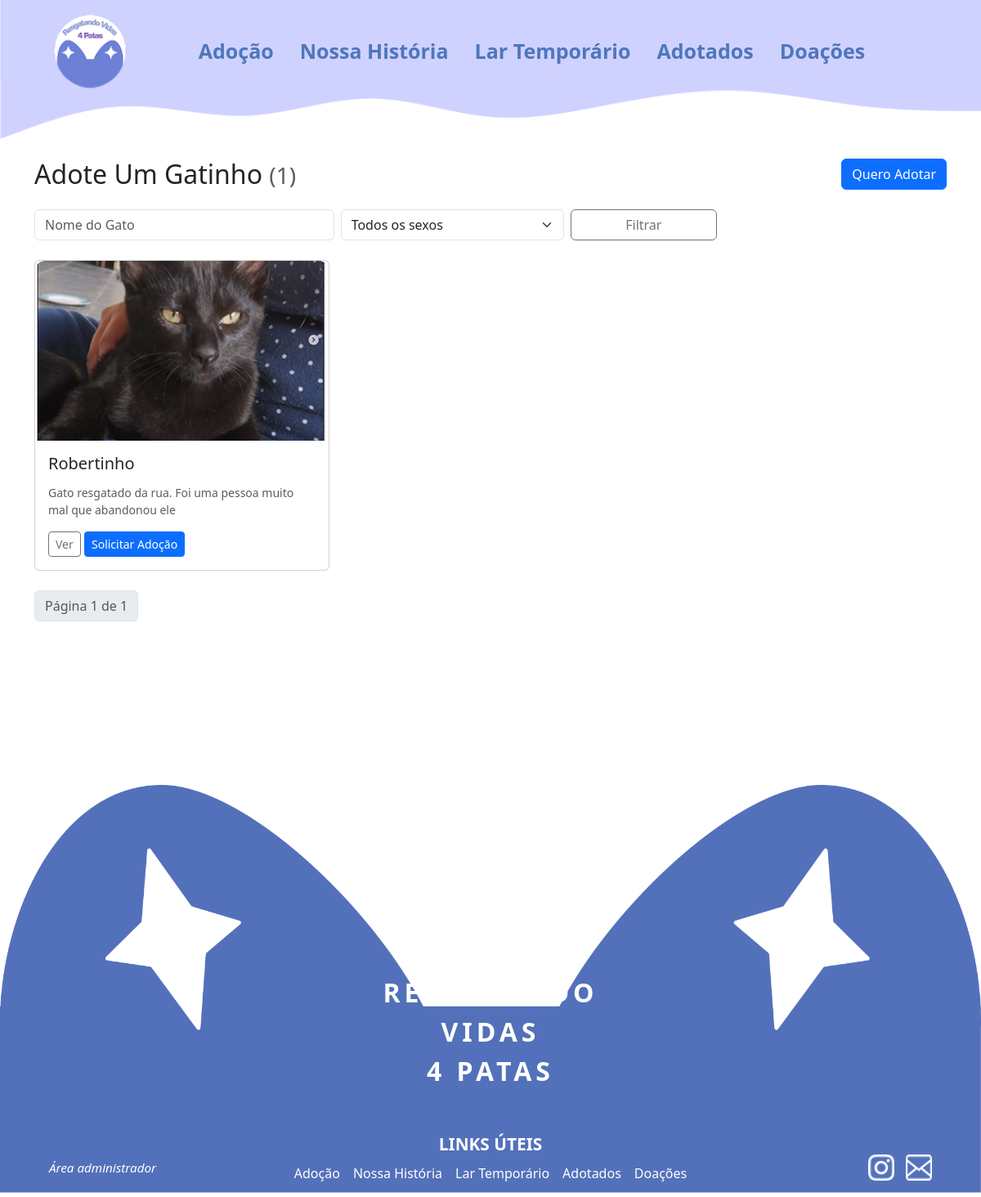
The page /adocoes/ on the database as committed earlier.
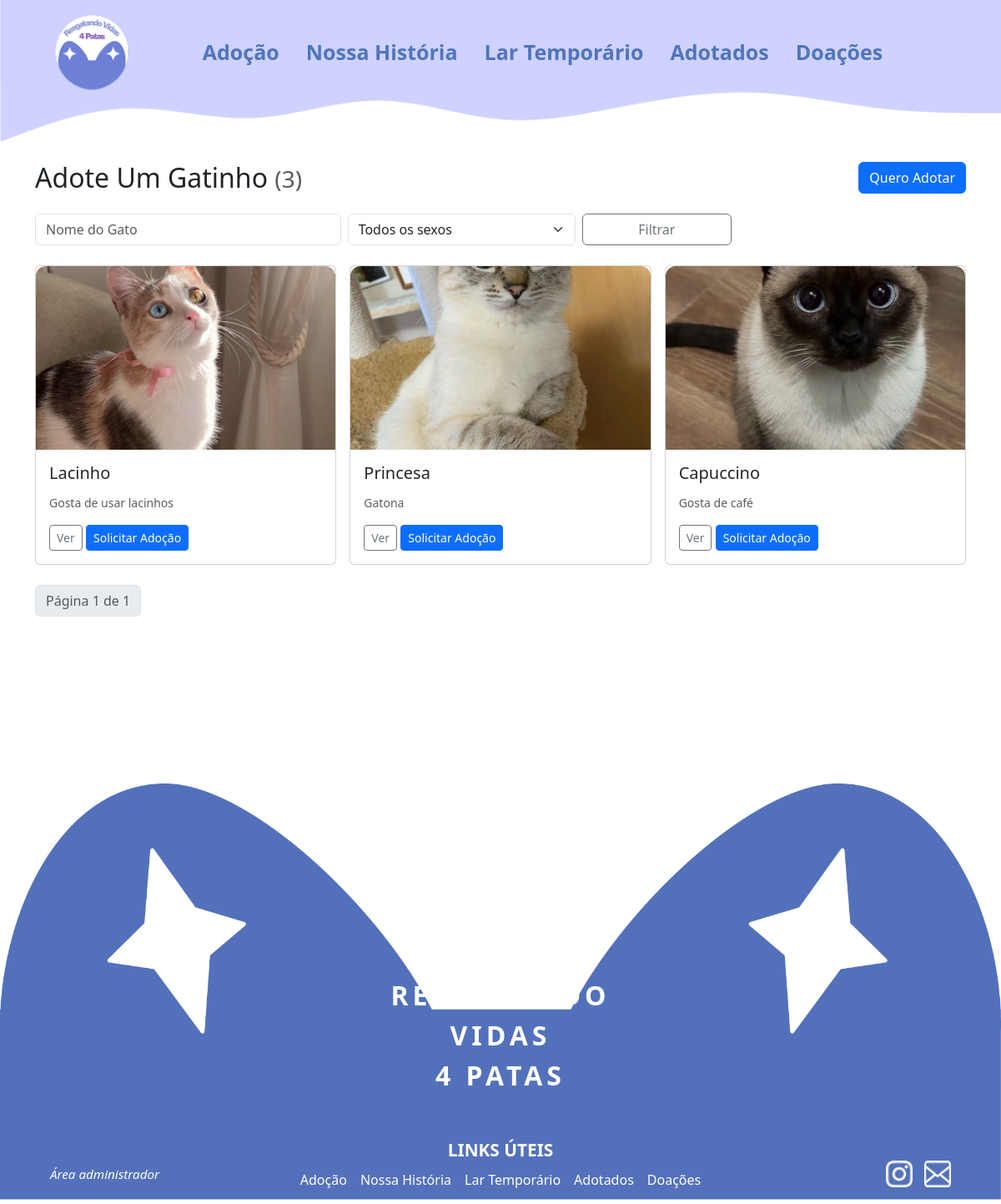
The same page on the database as committed later.
### gatos/models.py (models this page shows, shortened)
class Gato(models.Model):
    SEXO_CHOICES = [
        ("M", "Macho"),
        ("F", "Fêmea"),
    ]
    nome = models.CharField(max_length=100, verbose_name="Nome do gato")
    sexo = models.CharField(max_length=1, choices=SEXO_CHOICES, verbose_name="Sexo", blank=False, null=False)
    idade = models.CharField(max_length=10, verbose_name="Idade")
    descricao = models.TextField(max_length=10000, verbose_name="Sobre o gato")
    imagem = models.ImageField(upload_to="gatos/", verbose_name="Foto do gato")
    lar_temporario = models.BooleanField(default=False, verbose_name="Precisa de lar temporário")
    cuidado = models.ForeignKey(Cuidado, on_delete=models.CASCADE, verbose_name="Cuidados")
    temperamento = models.ForeignKey(Temperamento, on_delete=models.CASCADE, verbose_name="Temperamento")
    sociavel = models.ForeignKey(Sociavel, on_delete=models.CASCADE, verbose_name="Socialização")
    moradia = models.ForeignKey(Moradia, on_delete=models.CASCADE, verbose_name="Moradia adequada")
    adotado = models.BooleanField(default=False, verbose_name="Adotado")
    created_at = models.DateTimeField(auto_now_add=True, verbose_name="Criado em")
    updated_at = models.DateTimeField(auto_now=True, verbose_name="Atualizado em")
    class Meta:
        verbose_name = "Gato"
        verbose_name_plural = "Gatos"
        db_table = "gatos"
        ordering = ["-created_at"]

### adocoes/views.py (the view)
# urls.py: path('', views.GatoListView.as_view(), name='lista'),
class GatoListView(ListView):
    model = Gato
    template_name = 'adocoes/adocao_list.html'
    context_object_name = 'gatos'
    paginate_by = 12
    def get_queryset(self):
        try:
            qs = Gato.objects.filter(adotados__isnull=True)
            try:
                qs = qs.order_by('-created_at')
            except FieldError:
                qs = qs.order_by('-id')
            q = self.request.GET.get('q')
            sexo_filter = self.request.GET.get('sexo')
            if q:
                qs = qs.filter(nome__icontains=q)
            if sexo_filter == 'fêmea':
                qs = qs.filter(sexo__lte=1)
            elif sexo_filter == 'macho':
                qs = qs.filter(sexo__gt=1)
            return qs
        except Exception as e:
            logger.exception("Erro em GatoListView.get_queryset: %s", e)
            return Gato.objects.none()

### gatos/context_processors.py (called while the page is built)
def dashboard_totals(request):
    total_para_adocao = Gato.objects.exclude(id__in=Adotados.objects.values("gato")).count()
    total_lar_temporario = Gato.objects.filter(lar_temporario=True).exclude(id__in=Adotados.objects.values("gato")).count()
    total_adotados = Adotados.objects.count()
    return {
        "total_para_adocao": total_para_adocao,
        "total_lar_temporario": total_lar_temporario,
        "total_adotados": total_adotados,
    }

### adocoes/templates/adocoes/adocao_list.html (shortened to what this page needs)
{% extends 'ong/base.html' %}
{% block content %}
<div class="hero mb-4">
  <div class="d-flex justify-content-between align-items-center">
    <h2 class="mb-0"> Adote Um Gatinho <small class="text-muted">({{ page_obj.paginator.count }})</small></h2>
    <a href="{% url 'adocoes:formulario_adocao' %}" class="btn btn-primary">Quero Adotar</a>
  </div>
  <form method="get" class="row g-2 mt-3">
    <div class="col-md-4">
      <input name="q" value="{{ request.GET.q }}" class="form-control" placeholder="Nome do Gato">
    </div>
    <div class="col-md-3">
      <select name="sexo" class="form-select">
        <option value="">Todos os sexos</option>
      </select>
    </div>
    <div class="col-md-2">
      <button class="btn btn-outline-secondary w-100">Filtrar</button>
    </div>
  </form>
</div>
<div class="row g-3">
  {% for gato in gatos %}
  <div class="col-lg-4 col-md-6">
    <div class="card card-cat h-100">
      {% if gato.imagem %}
      <img src="{{ gato.imagem.url }}" class="card-img-top" style="height:220px;object-fit:cover;border-top-left-radius:12px;border-top-right-radius:12px;">
      {% endif %}
      <div class="card-body">
        <h5 class="card-title">{{ gato.nome }}</h5>
        <p class="card-text small text-muted">{{ gato.descricao|truncatechars:80 }}</p>
        <div class="d-flex justify-content-between align-items-center mt-3">
          <div>
            <a href="{% url 'adocoes:detail' gato.pk %}" class="btn btn-sm btn-outline-secondary">Ver</a>
            <a href="{% url 'adocoes:formulario_adocao' %}?gato={{ gato.pk }}" class="btn btn-sm btn-primary">Solicitar Adoção</a>
          </div>
        </div>
      </div>
    </div>
  </div>
  {% empty %}
  <p>Nenhum gato encontrado.</p>
  {% endfor %}
</div>
<nav class="mt-4">
  <ul class="pagination">
    <li class="page-item disabled"><span class="page-link">Página {{ page_obj.number }} de {{ page_obj.paginator.num_pages }}</span></li>
  </ul>
</nav>
{% endblock %}

### ong/templates/ong/base.html (shortened to what this page needs)
{% load static %}
<!doctype html>
<html lang="pt-BR">
<head>
  <link href="https://cdn.jsdelivr.net/npm/bootstrap@5.3.0/dist/css/bootstrap.min.css" rel="stylesheet">
  {% load static %}
  <link href="{% static 'css/style.css' %}" rel="stylesheet">
</head>
<body>
  {% block header %}
    {% include "ong/header.html" %}
  {% endblock %}
  <div class="container my-4">
    {% block content %}{% endblock %}
  </div>
  {% include "ong/footer.html" %}
</body>
</html>

### ong/templates/ong/header.html (shortened to what this page needs)
{% load static %}
<link href="{% static 'css/style.css' %}" rel="stylesheet">
<div class="header-container">
    <img src="{% static 'img/header.png' %}" alt="Header da ONG" class="header-image">
    <div class="nav-bar">
        <div class="nav-left">
            <img src="{% static 'img/logo.png' %}" alt="Logo" class="logo">
        </div>
    <nav class="nav-center" id="navMenu" role="navigation" aria-label="Menu principal">
      <a class="nav-link" href="{% url 'adocoes:lista' %}">Adoção</a>
      <a class="nav-link" href="">Nossa História</a>
      <a class="nav-link" href="{% url 'lares_temporarios:lista' %}">Lar Temporário</a>
      <a class="nav-link" href="">Adotados</a>
      <a class="nav-link" href="{% url 'doacoes' %}">Doações</a>
    </nav>
    </div>
</div>

### ong/templates/ong/footer.html
{% load static %}
<link href="{% static 'css/style.css' %}" rel="stylesheet">
<div class="footer-container position-relative">
  <img src="{% static 'img/footer.png' %}" alt="Patinhas Decorativas" class="footer-image img-fluid w-100">
  <div class="footer-text container text-center">
    <p id="titulo">RESGATANDO VIDAS<br>4 PATAS</p>
    <div class="footer-links mt-3">
      <p class="fw-bold">LINKS ÚTEIS</p>
      <div class="footer-nav d-flex flex-wrap justify-content-center gap-3">
        <a href="#">Adoção</a>
        <a href="#">Nossa História</a>
        <a href="#">Lar Temporário</a>
        <a href="#">Adotados</a>
        <a href="#">Doações</a>
      </div>
    </div>
  </div>
  <div class="footer-bottom">
    <div class="footer-bottom-left">
      <a href="{% url 'login' %}" class="admin-link">Área administrador</a>
    </div>
    <div class="footer-bottom-right">
      <a href="https://www.instagram.com/resgatandovidas4patas/?hl=pt-br" target="_blank" class="social-link" aria-label="Instagram">
        <img src="{% static 'img/instagram.png' %}" alt="Instagram" class="social-icon">
      </a>
      <a href="https://mail.google.com/mail/?view=cm&fs=1&to=resgatandovidas4patas@gmail.com"
        target="_blank"
        class="social-link"
        aria-label="E-mail">
        <img src="{% static 'img/email.png' %}" alt="E-mail" class="social-icon">
      </a>
    </div>
  </div>
</div>

### ong/static/css/style.css (style rules this page uses)
html, body { margin: 0; padding: 0; }
.header-container { position: relative; width: 100%; overflow: hidden; }
.header-container img { display: block; width: 100%; height: 170px; max-height: 100vh; }
.nav-bar { position: absolute; top: 37%; left: 50%; transform: translate(-50%, -50%); display: flex; justify-content: space-between; align-items: center; flex-wrap: wrap; width: 90%; max-width: 1200px; color: #4F76BB; }
.nav-left .logo { height: 100px; width: auto; }
.nav-center { display: flex; gap: 2rem; flex-wrap: wrap; justify-content: center; align-items: center; text-align: center; }
.nav-center span, .nav-center a { font-size: 25px; font-weight: bold; color: #4F76BB; text-decoration: none; }
.footer-container { position: relative; margin-top: 100px; width: 100%; }
.footer-container .footer-image { width: 100%; height: auto; }
.footer-text { position: absolute; top: 70%; left: 50%; transform: translate(-50%, -50%); color: white; text-align: center; padding: 1rem; width: 90%; }
#titulo { letter-spacing: 5px; font-size: 2rem; font-weight: bold; width: 33%; margin-left: 33%; }
.fw-bold { font-size: 1.5rem; }
p { margin-top: 4%; }
.footer-links { font-size: 1rem; margin-top: 1.5rem; }
.footer-nav { display: flex; justify-content: center; flex-wrap: wrap; gap: 1rem; }
.footer-container { position: relative; margin-top: 200px; width: 100%; overflow: visible; }
.footer-container .footer-image { width: 100%; height: auto; display: block; }
.footer-text { position: absolute; top: 72%; left: 50%; transform: translate(-50%, -50%); color: white; text-align: center; padding: 1rem; width: 90%; z-index: 3; }
#titulo { letter-spacing: 5px; font-size: 2rem; font-weight: 700; margin: 0 auto 8px; display: inline-block; text-transform: uppercase; }
.footer-links p.fw-bold { font-size: 1.3rem; margin-bottom: 0.5rem; }
.footer-nav { display: flex; justify-content: center; flex-wrap: wrap; gap: 1.5rem; }
.footer-nav a { color: #ffffff; text-decoration: none; font-size: 1rem; font-weight: 500; }
.footer-bottom { position: absolute; bottom: 15px; left: 0; width: 100%; z-index: 3; display: flex; justify-content: space-between; align-items: center; padding: 0 5%; box-sizing: border-box; color: #ffffff; }
.admin-link { color: #ffffff; text-decoration: none; font-style: italic; font-size: 0.95rem; }
.footer-bottom-right { display: flex; gap: 14px; align-items: center; }
.social-link { display: inline-block; }
.social-icon { width: 32px; height: 32px; display: block; border: none; border-radius: 0; padding: 0; background: none; }

Rows that differ between the two databases and show on the page:
removed Gato: imagem (picture), nome "Robertinho", descricao "Gato resgatado da rua. Foi uma pessoa muito mal que abandonou ele"
added Gato: imagem (picture), nome "Lacinho", descricao "Gosta de usar lacinhos"
added Gato: imagem (picture), nome "Princesa", descricao "Gatona"
added Gato: imagem (picture), nome "Capuccino", descricao "Gosta de café"
Other text that changed with them:
{{ page_obj.paginator.count }}: "1" → "3"
